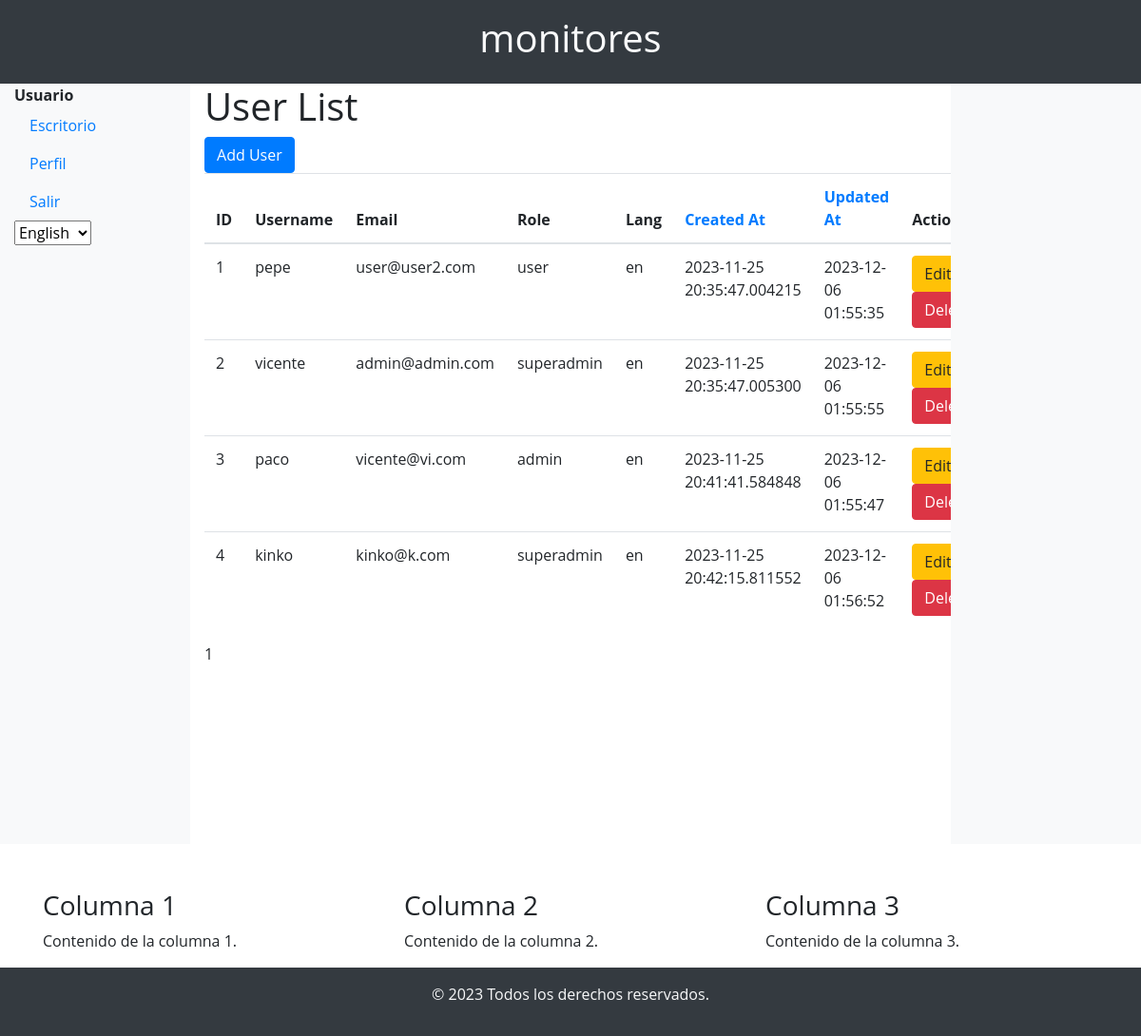
The page /list_users (signed in) on the database its author committed.
### app/models/user_model.py (models this page shows, shortened)
class User(db.Model, UserMixin):
    id = db.Column(db.Integer, primary_key=True)
    username = db.Column(db.String(50), unique=True, nullable=False)
    email = db.Column(db.String(120), unique=True, nullable=False)
    password = db.Column(db.String(60), nullable=False)
    role = db.Column(db.String(20), default='user')  # Default role is 'user'
    language = db.Column(db.String(5), default='en')  # Add this line for language preference
    created_at = db.Column(db.DateTime, default=datetime.utcnow)
    updated_at = db.Column(db.DateTime, default=datetime.utcnow, onupdate=datetime.utcnow)

### app/controllers/user_controller.py (the view)
@app.route('/list_users')
@login_required
def list_users():
    page = request.args.get('page', 1, type=int)
    per_page = 9  # Adjust the number of users per page as needed
    order_by = request.args.get('order_by', 'created_at')  # Default order by created_at
    users = User.query.order_by(db.desc(getattr(User, order_by))).all()
    users = User.query.paginate(page=page, per_page=per_page, error_out=False)
    return render_template('user/list.html', users=users, order_by=order_by)

### app/__init__.py (called while the page is built)
@login_manager.user_loader
def load_user(user_id):
    return User.query.get(int(user_id))

def is_admin():
    return current_user.is_authenticated and current_user.role == 'admin'

### app/templates/user/list.html (shortened to what this page needs)
{% extends 'base.html' %}
{% block content %}
    <h1>User List</h1>
    <a href="{{ url_for('add_user') }}" class="btn btn-primary">Add User</a>
    <table class="table">
        <thead>
            <tr>
                <th>ID</th>
                <th>Username</th>
                <th>Email</th>
                <th>Role</th>
                <th>Lang</th>
                <th><a href="{{ url_for('list_users', order_by='created_at') }}">Created At</a></th>
                <th><a href="{{ url_for('list_users', order_by='updated_at') }}">Updated At</a></th>
                <th>Actions</th>
            </tr>
        </thead>
        <tbody>
            {% for user in users.items %}
                <tr>
                    <td>{{ user.id }}</td>
                    <td>{{ user.username }}</td>
                    <td>{{ user.email }}</td>
                    <td>{{ user.role }}</td>
                    <td>{{ user.language }}</user></td>
                    <td>{{ user.created_at }}</td>
                    <td>{{ user.updated_at }}</td>
                    <td>
                        <a href="{{ url_for('edit_user', user_id=user.id) }}" class="btn btn-warning">Edit</a>
                        <a href="{{ url_for('delete_user', user_id=user.id) }}" class="btn btn-danger">Delete</a>
                    </td>
                </tr>
            {% endfor %}
        </tbody>
    </table>
    <div class="pagination">
        <span class="step-links">
            {% for page_num in users.iter_pages() %}
                {% if page_num %}
                    {% if page_num == users.page %}
                        <span class="current">{{ page_num }}</span>
                    {% else %}
                        <a href="?page={{ page_num }}">{{ page_num }}</a>
                    {% endif %}
                {% else %}
                    <span class="ellipsis">...</span>
                {% endif %}
            {% endfor %}
        </span>
    </div>
{% endblock %}

### app/templates/base.html (shortened to what this page needs)
<!DOCTYPE html>
<html lang="en">
<head>
    <link rel="stylesheet" href="https://stackpath.bootstrapcdn.com/bootstrap/4.3.1/css/bootstrap.min.css">
    <link rel="stylesheet" href="{{ url_for('static', filename='css/styles.css') }}">
    <link rel="stylesheet" type="text/css" href="https://cdn.datatables.net/1.11.6/css/jquery.dataTables.css">
</head>
<body>
    <div class="container-fluid">
        <div class="row bg-dark text-light">
            <div class="col-12">
                <h1 class="text-center py-3">monitores</h1>
            </div>
        </div>
        <div class="row content">
            <div class="col-md-2 bg-light">
                {% if current_user.is_authenticated %}
                    <nav class="nav flex-column">
                        <li class="nav-item"><b>Usuario<br /></b>
                            <a class="nav-link" href="/">Escritorio</a>
                        </li>
                        <li class="nav-item">
                            <a class="nav-link" href="{{ url_for('user_profile', user_id=current_user.id) }}">Perfil</a>
                        </li>
                        <li class="nav-item">
                            <a class="nav-link" href="{{ url_for('logout') }}">Salir</a>
                        </li>
                    </nav>
                    <div class="language-selector">
                        <form action="{{ url_for('set_locale') }}" method="post">
                            <select name="language" onchange="this.form.submit()">
                                <option value="en" {% if g.get('locale', 'en') == 'en' %}selected{% endif %}>English</option>
                            </select>
                    </form>
                </div>
                {% endif %}
            </div>
            <div class="col-md-8">
                {% block content %}{% endblock %}
            </div>
            <div class="col-md-2 bg-light">
            </div>
        </div>
        <div class="container mt-5">
            <div class="row">
                <div class="col-md-4">
                    <h3>Columna 1</h3>
                    <p>Contenido de la columna 1.</p>
                </div>
                <div class="col-md-4">
                    <h3>Columna 2</h3>
                    <p>Contenido de la columna 2.</p>
                </div>
                <div class="col-md-4">
                    <h3>Columna 3</h3>
                    <p>Contenido de la columna 3.</p>
                </div>
            </div>
        </div>
        <div class="row bg-dark text-light text-center py-3">
            <div class="col-12">
                <p>© 2023 Todos los derechos reservados.</p>
            </div>
        </div>
    </div>
</body>
</html>

### app/static/css/styles.css (style rules this page uses)
html, body { height: 100%; margin: 0; }
body { display: flex; flex-direction: column; }
.row.content { flex: 1; min-height: 100vh; }
body { font-family: 'Open Sans', sans-serif; }
.container { margin-top: 50px; }

### rows shown on the page
User: id "1", username "pepe", email "user@user2.com", role "user", language "en", created_at "2023-11-25 20:35:47.004215", updated_at "2023-12-06 01:55:35"
User: id "2", username "vicente", email "admin@admin.com", role "superadmin", language "en", created_at "2023-11-25 20:35:47.005300", updated_at "2023-12-06 01:55:55"
User: id "3", username "paco", email "vicente@vi.com", role "admin", language "en", created_at "2023-11-25 20:41:41.584848", updated_at "2023-12-06 01:55:47"
User: id "4", username "kinko", email "kinko@k.com", role "superadmin", language "en", created_at "2023-11-25 20:42:15.811552", updated_at "2023-12-06 01:56:52"

### other values the page prints
{{ page_num }} "1"
